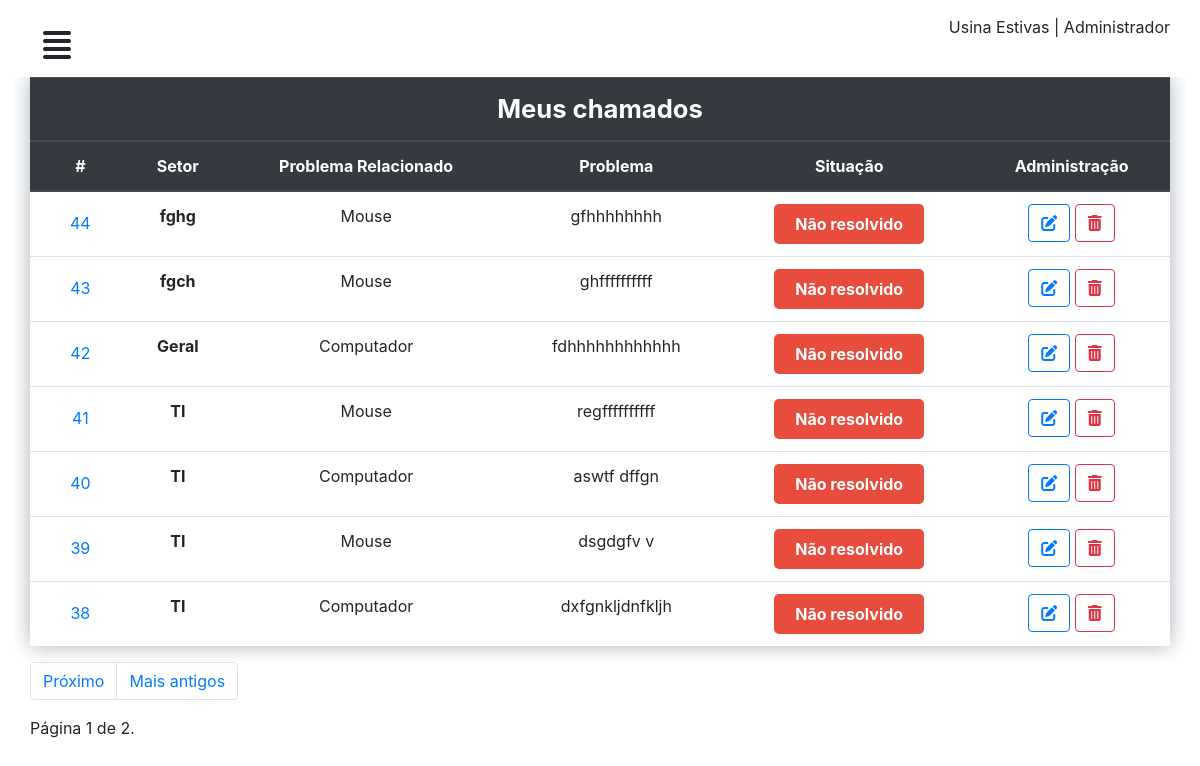
Page /perfil/ (signed in) on the committed database.
### chamados/models.py (models this page shows, shortened)
class CustomUser (AbstractUser):
	matricula = models.CharField('matricula', max_length=11)
	apelido = models.CharField('apelido', max_length=50)

class Chamado(models.Model):
	setor = models.CharField('Setor', max_length=50)
	problema = models.TextField('problema')
	user = models.ForeignKey(CustomUser, on_delete=models.CASCADE)
	relacao = models.ForeignKey(ProblemaRelacionado, on_delete=models.CASCADE)
	situacao = models.ForeignKey(Situacao, on_delete=models.CASCADE, default=1)
	comentario = models.TextField('comentario', null=True)
	datahora_aberto = models.DateTimeField('datahora_aberto', null=True)
	datahora_andamento = models.DateTimeField('datahora_andamento', null=True)
	datahora_fechado = models.DateTimeField('datahora_fechado', null=True)

class ProblemaRelacionado(models.Model):
	relacao = models.CharField('problema relacionado', max_length=50)
	def __str__(self):
		return self.relacao

### chamados/views.py (the view)
# urls.py: path('perfil/', perfil, name="perfil"),
@login_required
def perfil(request):
	chamados = Chamado.objects.filter(user=request.user).order_by('-id')
	paginator = Paginator(chamados, 7)
	page = request.GET.get('page')
	contacts = paginator.get_page(page)
	contexto = {
	'lista_chamado': chamados,
	'contacts': contacts
	}
	return render(request, 'dashboard/chamados.html', contexto)

### chamados/templates/dashboard/chamados.html (shortened to what this page needs)
{% extends "dashboard/baseperfil.html" %}
{% load static %}
{% block title %}
<link rel="stylesheet" type="text/css" href="{% static 'css/mycall.css' %}" />
{% endblock %}
{% block conteudo %}
<div id="mycall">
  <div class="row">
    <div class="col-12 table-responsive">
      <table class="table">
        <thead class="thead-dark">
          <tr>
            <th class="titleTable" colspan="6" scope="col">Meus chamados</th>
          </tr>
        </thead>
        <thead class="thead-dark">
          <tr>
            <th scope="col">#</th>
            <th scope="col">Setor</th>
            <th scope="col">Problema Relacionado</th>
            <th scope="col">Problema</th>
            <th scope="col">Situação</th>
            <th scope="col">Administração</th>
          </tr>
        </thead>
        <tbody>
          {% for chamado in contacts %}
          <tr>
            <th scope="row"><button type="button" class="btn btn-link" data-toggle="modal"
              data-target="#chamado-{{chamado.id}}">
              {{chamado.id}}
            </button>
          </th>
          <th scope="row">{{chamado.setor}}</th>
          <td>{{chamado.relacao}}</td>
          <td>{{chamado.problema}}</td>
          <td> {% if chamado.situacao.id == 1 %} <span class="open"> Não resolvido </span>
            {% elif chamado.situacao.id == 2 %}<span class="progressCall">Em andamento </span> {% else %} <span
            class="completed">Resolvido </span>{% endif %}</td>
            <td> {% if chamado.situacao.id == 1 %} <a href="{% url 'editar' chamado.id %}"> <button type="button"
              class="btn btn-outline-primary"><i class="fas fa-edit"></i></button> </a> <a href="{% url 'apagar' chamado.id %}"><button
                type="button" class="btn btn-outline-danger"><i class="fas fa-trash-alt"></i></button></a> {% else %} <a
                href="{% url 'editar' chamado.id %}"> <button type="button" class="btn btn-outline-primary"
                disabled=""><i class="fas fa-edit"></i></button></a> <a href="{% url 'apagar' chamado.id %}"><button type="button"
                  class="btn btn-outline-danger" disabled=""><i class="fas fa-trash-alt"></i></button> </a>{% endif %}</td>
              </tr>
              {% endfor %}
            </tbody>
          </table>
        </div>
      </div>
    </div>
    <div class="row">
      <div class="col-12">
        <nav aria-label="Page navigation example">
          <ul class="pagination">
            {% if contacts.has_next %}
            <li class="page-item"><a class="page-link" href="?page={{ contacts.next_page_number }}">Próximo</a></li>
            <li class="page-item"><a class="page-link" href="?page={{ contacts.paginator.num_pages }}">Mais antigos</a></li>
            {% endif %}
          </ul>
        </nav>
        <span class="current">
          Página {{ contacts.number }} de {{ contacts.paginator.num_pages }}.
        </span>
      </div>
    </div>
    {% endblock %}

### chamados/templates/dashboard/baseperfil.html (shortened to what this page needs)
<!DOCTYPE html>
{% load static %}
<html>
<head>
	{% block title %}
	{% endblock %}
	<link rel="stylesheet" type="text/css" href="{% static 'css/geral.css' %}" />
	<link rel="stylesheet" type="text/css" href="{% static 'bootstrap/css/bootstrap.min.css' %}" />
	<link rel="stylesheet" type="text/css" href="{% static 'css/dash.css' %}" />
</head>
<body>
	<div id="wrapper">
		<div id="page-content-wrapper">
			<div class="container-fluid">
				<div class="row">
					<div class="col-lg-12">
						<a href="#" class="btn" id="menu-toggle"><i class="fas fa-align-justify"></i></a> <span class="float-right"> Usina Estivas | {{user.apelido}}</span>
					</div>
				</div>
				{% block conteudo %}
				{% endblock %}
			</div>
		</div>
	</div>
</body>
</html>

### chamados/static/css/mycall.css (style rules this page uses)
div#mycall { width: 100%; }
div#mycall .table { box-shadow: 0 0 20px #abb2b9; }
div#mycall .titleTable { font-size: 1.6em; font-weight: bold; }
div#mycall .table th, td { text-align: center; }
div#mycall .table td span { display: inline-block; padding: 8px 20px; border-radius: 5px; color: #FFF; font-weight: bold; width: 150px; }
div#mycall .table td span.open { background: #e74c3c; }
div#mycall .table td a { transition: .2s; }

### chamados/static/css/dash.css (style rules this page uses)
#page-content-wrapper { width: 100%; position: absolute; padding:15px; transition:all .5s; }
#menu-toggle { transition:all .3s; font-size:2em; }

### chamados/templates/dashboard/chamados.html (style rules this page uses)
td, th { max-width: 25ch; overflow: hidden; text-overflow: ellipsis; white-space: nowrap; }

### rows in the picture
CustomUser: apelido "Administrador"
Chamado: id "44", setor "fghg", relacao "Mouse", problema "gfhhhhhhhh", shows "Não resolvido"
Chamado: id "43", setor "fgch", relacao "Mouse", problema "ghffffffffff", shows "Não resolvido"
Chamado: id "42", setor "Geral", relacao "Computador", problema "fdhhhhhhhhhhhh", shows "Não resolvido"
Chamado: id "41", setor "TI", relacao "Mouse", problema "regffffffffff", shows "Não resolvido"
Chamado: id "40", setor "TI", relacao "Computador", problema "aswtf dffgn", shows "Não resolvido"
Chamado: id "39", setor "TI", relacao "Mouse", problema "dsgdgfv v", shows "Não resolvido"
Chamado: id "38", setor "TI", relacao "Computador", problema "dxfgnkljdnfkljh", shows "Não resolvido"

### other values in the picture
{{ contacts.number }} "1"
{{ contacts.paginator.num_pages }} "2"
